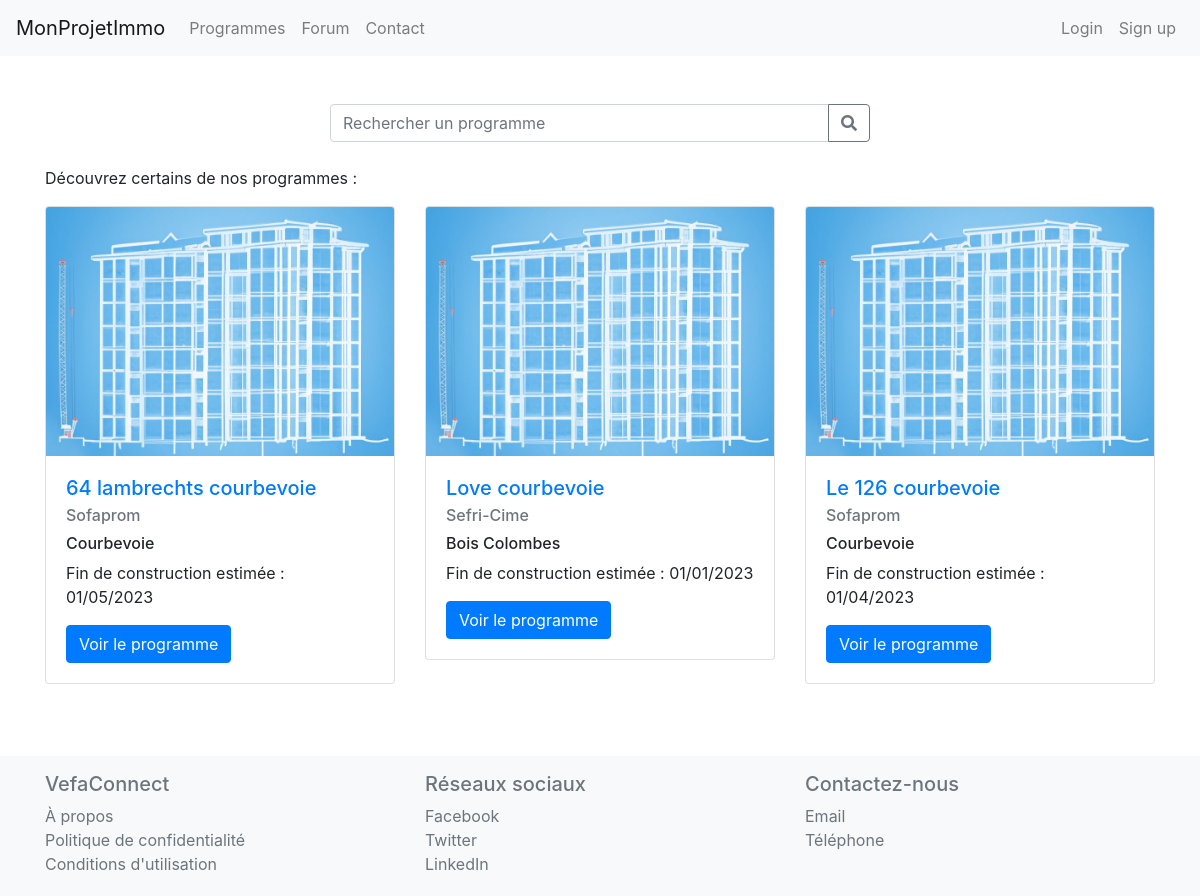
The app's page /search/ with its own data.
### website/models.py (models this page shows, shortened)
class RealEstateProgram(models.Model):
    name = models.CharField(max_length=200)
    description = models.TextField(blank=True)
    developer = models.ForeignKey(RealEstateDeveloper, on_delete=models.CASCADE, related_name='programs')
    slug = models.SlugField(unique=True, editable=False)
    end_date = models.DateField(null=True, blank=True)
    new_end_date = models.DateField(null=True, blank=True)
    address = models.ForeignKey(Address, on_delete=models.CASCADE, null=True)
    image = models.ImageField(upload_to='program_images/', null=True, blank=True)
    validated = models.BooleanField(default=False, null=False)
    class Meta:
        constraints = [
            models.UniqueConstraint(fields=['name', 'address', 'developer'], name='unique_program')
        ]

class RealEstateDeveloper(models.Model):
    name = models.CharField(max_length=200, unique=True)
    description = models.TextField(blank=True)
    slug = models.SlugField(unique=True, editable=False)
    def __str__(self):
        return self.name  # remplacer 'name' par le champ qui contient le nom du développeur

class Address(models.Model):
    country = models.ForeignKey(Country, on_delete=models.CASCADE)
    city = models.ForeignKey(City, on_delete=models.CASCADE)
    street = models.CharField(max_length=200)

class City(models.Model):
    name = models.CharField(max_length=200)
    country = models.ForeignKey(Country, on_delete=models.CASCADE)
    latitude = models.DecimalField(max_digits=30, decimal_places=23,null=True, blank=True)
    longitude = models.DecimalField(max_digits=30, decimal_places=23, null=True, blank=True)
    postal_code = models.CharField(max_length=20, null=True)
    department = models.CharField(max_length=200, null=True)
    region = models.CharField(max_length=200, null=True)
    department_code = models.CharField(max_length=200, null=True)

### website/views.py (the view)
# urls.py: path('search/', views.ProgramSearchView, name='program_search'),
def ProgramSearchView(request):
    query = request.GET.get('q', '')
    search_performed = bool(query)
    if search_performed:
        results = RealEstateProgram.objects.filter(Q(name__icontains=query) | Q(address__city__name__icontains=query), validated=True)
    else:
        results = RealEstateProgram.objects.filter(validated=True).order_by('?')[:10]
    title = "Résultats de recherche" if search_performed else "Programmes"
    return render(request, 'program_search_results.html', {'results': results, 'query': query, 'search_performed': search_performed, 'title': title})

### website/templates/program_search_results.html (shortened to what this page needs)
{% extends 'base.html' %}
{% load static %}
{% block content %}
<head>
    <link rel="stylesheet" href="https://cdnjs.cloudflare.com/ajax/libs/font-awesome/5.15.1/css/all.min.css">
    <link rel="stylesheet" href="{% static 'website/style.css' %}">
</head>
<div class="container my-5">
    <div class="row">
        <div class="col-md-6 mx-auto">
            <form method="GET" action="{% url 'program_search' %}">
                <div class="input-group">
                    <input type="text" class="form-control" placeholder="Rechercher un programme" name="q" value="{{ query }}">
                    <div class="input-group-append">
                        <button class="btn btn-outline-secondary" type="submit">
                            <span class="fas fa-search"></span>
                        </button>
                    </div>
                </div>
            </form>
        </div>
    </div>
    {% if search_performed %}
        {% if results %}
            <p class="mt-4">{{ results.count }} résultats trouvés pour "{{ query }}".</p>
        {% else %}
            <p class="mt-4">Aucun résultat trouvé pour "{{ query }}".</p>
            <p>Le programme que vous cherchez n'existe pas sur notre site. Vous avez la possibilité de l'ajouter.</p>
            <a href="{% url 'create_program' %}" class="btn btn-primary">Ajouter un programme</a>
        {% endif %}
    {% else %}
        <p class="mt-4">Découvrez certains de nos programmes :</p>
    {% endif %}
    <div class="row">
        {% for program in results %}
            <div class="col-md-4">
                <div class="card mb-4">
                    {% if program.image %}
                    <img class="card-img-top" src="{{ program.image.url }}" alt="{{ program.name|capfirst }} image">
                    {% endif %}
                    <div class="card-body">
                        <h5 class="card-title"><a href="{% url 'program_detail' slug=program.slug %}">{{ program.name|capfirst }}</a></h5>
                        <h6 class="card-subtitle mb-2 text-muted">{{ program.developer }}</h6>
                        <h6 class="card-text">{{ program.address.city.name|title }}</h6>
                        <p class="card-text">Fin de construction estimée : {{ program.end_date|date:"d/m/Y" }}</p>
                        <a href="{% url 'program_detail' slug=program.slug %}" class="btn btn-primary">Voir le programme</a>
                    </div>
                </div>
            </div>
        {% endfor %}
    </div>
</div>
{% endblock %}

### website/static/website/css/style.css (style rules this page uses)
html, body { height: 100%; display: flex; flex-direction: column; }
body { flex-grow: 1; margin-bottom: 0; }

### records on screen
RealEstateProgram: image (placeholder picture), name "64 lambrechts courbevoie", developer "Sofaprom", address.city.name "Courbevoie", end_date "01/05/2023"
RealEstateProgram: image (placeholder picture), name "Love courbevoie", developer "Sefri-Cime", address.city.name "Bois Colombes", end_date "01/01/2023"
RealEstateProgram: image (placeholder picture), name "Le 126 courbevoie", developer "Sofaprom", address.city.name "Courbevoie", end_date "01/04/2023"
